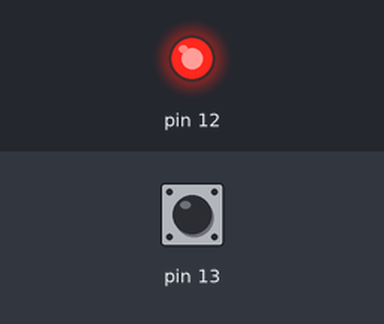
A sketch run on a simulated Arduino Uno, built with avr-gcc and run on an emulated ATmega328P. Parts: output pins drawn as LEDs (lit = HIGH). Inputs (shaded band) come from the test bench; at power-on: pin 13 HIGH.

Above: at 2.8 s.
2.9 s: pin 13 driven LOW
At 3.3 s:
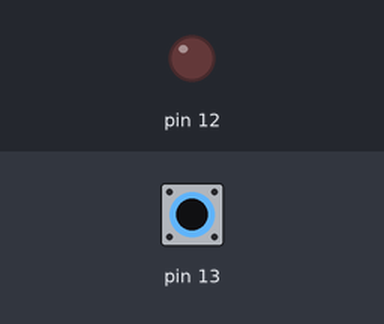
4.5 s: pin 13 driven HIGH
At 6.1 s:
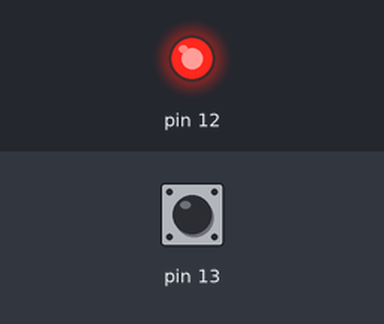
Timing chart, 0 to 7.6 s (numbered marks = the images above; inputs shaded):
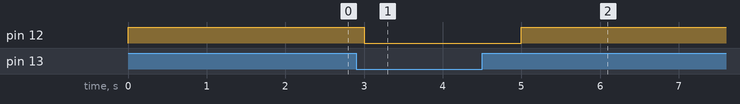

The sketch:

sketch.ino
```cpp
void setup() {
  pinMode(13, INPUT);
  pinMode(12, OUTPUT);
}

void loop() {
  if(digitalRead(13)==LOW){
    digitalWrite(12,LOW);
    delay(1000);
  }else{
    digitalWrite(12, HIGH);
    delay(1000);
  }
}
```

Measured:
- after the input at 2.9 s, pin 12: HIGH → LOW after 0.10 s
- after the input at 4.5 s, pin 12: LOW → HIGH after 0.50 s
